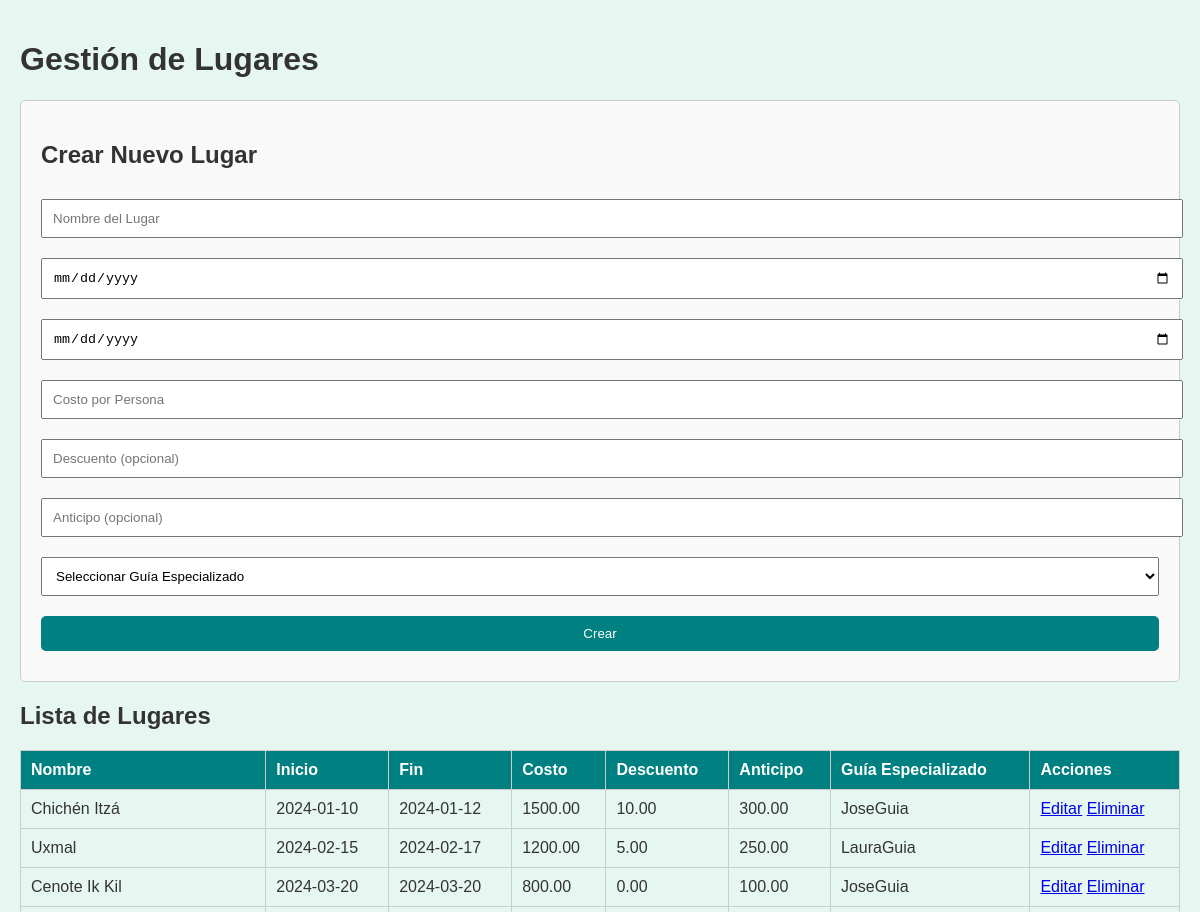
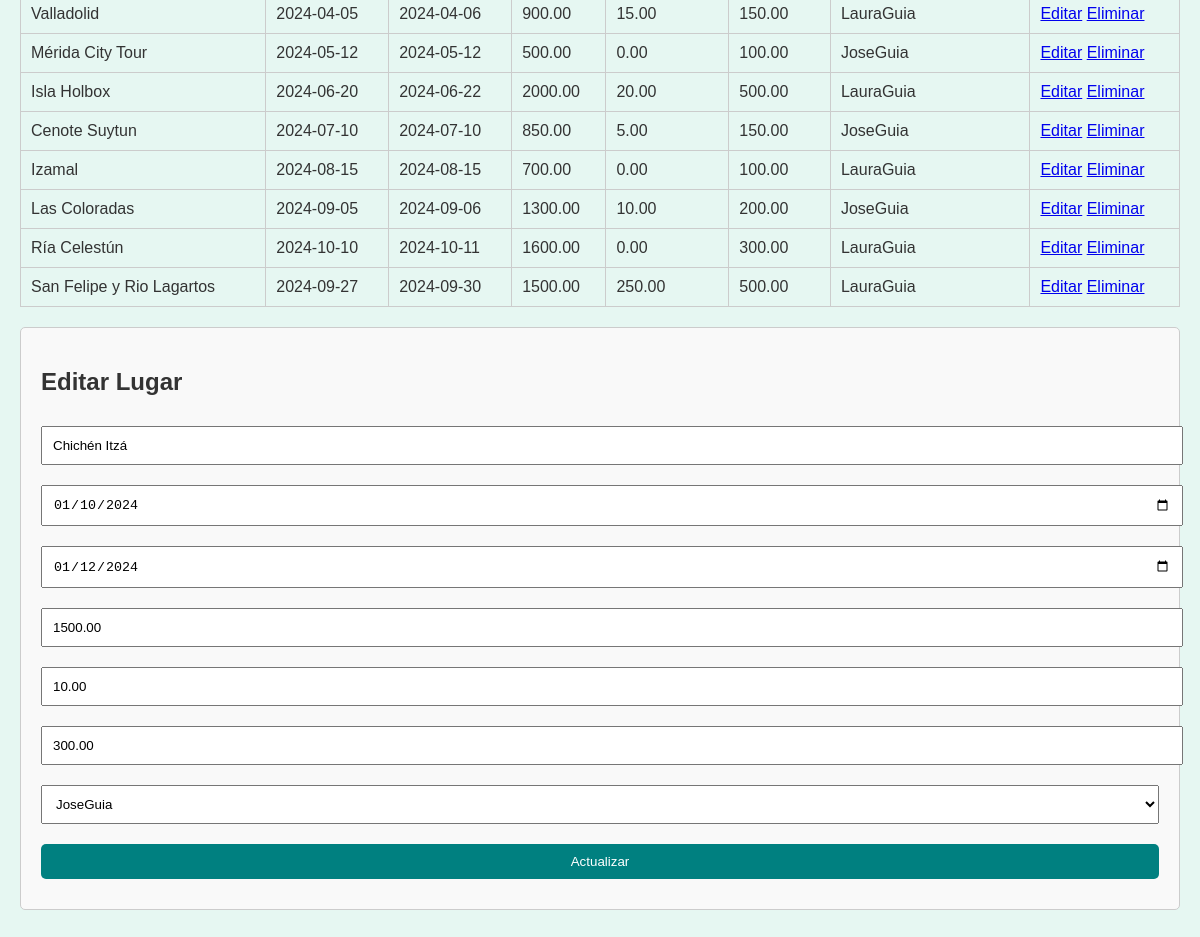
The app's page /lugares.php?edit=1 with its own data (2 pictures, top to bottom).
### tables this page shows
CREATE TABLE `lugares` (
  `id` int NOT NULL,
  `nombre_lugar` varchar(100) NOT NULL,
  `fecha_inicio` date NOT NULL,
  `fecha_fin` date NOT NULL,
  `costo_por_persona` decimal(10,2) NOT NULL,
  `descuento` decimal(5,2) DEFAULT '0.00',
  `anticipo` decimal(10,2) DEFAULT NULL,
  `guia_especializado` int DEFAULT NULL
);

CREATE TABLE `clientes` (
  `id` int NOT NULL,
  `rol` enum('admin','usuario','guia') NOT NULL,
  `nombre_usuario` varchar(50) NOT NULL,
  `correo` varchar(100) NOT NULL,
  `contrasena` varchar(255) NOT NULL
);

### lugares.php (the view, shortened to what this page needs)
<?php
include 'conexion.php';
$result = $conn->query("SELECT l.*, c.nombre_usuario AS guia_nombre
                        FROM lugares l
                        LEFT JOIN clientes c ON l.guia_especializado = c.id");
?>
<!DOCTYPE html>
<html lang="es">
<head>
</head>
<body>
<h1>Gestión de Lugares</h1>
<div class="form-container">
    <h2>Crear Nuevo Lugar</h2>
    <form method="POST" action="">
        <input type="text" name="nombre_lugar" placeholder="Nombre del Lugar" required>
        <input type="date" name="fecha_inicio" required>
        <input type="date" name="fecha_fin" required>
        <input type="number" step="0.01" name="costo_por_persona" placeholder="Costo por Persona" required>
        <input type="number" step="0.01" name="descuento" placeholder="Descuento (opcional)">
        <input type="number" step="0.01" name="anticipo" placeholder="Anticipo (opcional)">
        <select name="guia_especializado">
            <option value="">Seleccionar Guía Especializado</option>
        </select>
        <button type="submit" name="create">Crear</button>
    </form>
</div>
<h2>Lista de Lugares</h2>
<table>
    <tr>
        <th>Nombre</th>
        <th>Inicio</th>
        <th>Fin</th>
        <th>Costo</th>
        <th>Descuento</th>
        <th>Anticipo</th>
        <th>Guía Especializado</th>
        <th>Acciones</th>
    </tr>
    <?php while ($row = $result->fetch_assoc()): ?>
    <tr>
        <td><?php echo $row['nombre_lugar']; ?></td>
        <td><?php echo $row['fecha_inicio']; ?></td>
        <td><?php echo $row['fecha_fin']; ?></td>
        <td><?php echo $row['costo_por_persona']; ?></td>
        <td><?php echo $row['descuento'] ?: "N/A"; ?></td>
        <td><?php echo $row['anticipo'] ?: "N/A"; ?></td>
        <td><?php echo $row['guia_nombre'] ?: "Sin Asignar"; ?></td>
        <td>
            <a href="?edit=<?php echo $row['id']; ?>">Editar</a>
            <a href="?delete=<?php echo $row['id']; ?>" onclick="return confirm('¿Seguro que deseas eliminar este lugar?');">Eliminar</a>
        </td>
    </tr>
    <?php endwhile; ?>
</table>
<?php
if (isset($_GET['edit'])):
    $id = $_GET['edit'];
    $lugar = $conn->query("SELECT * FROM lugares WHERE id='$id'")->fetch_assoc();
?>
<div class="form-container">
    <h2>Editar Lugar</h2>
    <form method="POST" action="">
        <input type="text" name="nombre_lugar" value="<?php echo $lugar['nombre_lugar']; ?>" required>
        <input type="date" name="fecha_inicio" value="<?php echo $lugar['fecha_inicio']; ?>" required>
        <input type="date" name="fecha_fin" value="<?php echo $lugar['fecha_fin']; ?>" required>
        <input type="number" step="0.01" name="costo_por_persona" value="<?php echo $lugar['costo_por_persona']; ?>" required>
        <input type="number" step="0.01" name="descuento" value="<?php echo $lugar['descuento']; ?>">
        <input type="number" step="0.01" name="anticipo" value="<?php echo $lugar['anticipo']; ?>">
        <select name="guia_especializado">
            <?php
            $guias = $conn->query("SELECT id, nombre_usuario FROM clientes");
            while ($guia = $guias->fetch_assoc()) {
                $selected = $guia['id'] == $lugar['guia_especializado'] ? "selected" : "";
                echo "<option value='" . $guia['id'] . "' $selected>" . $guia['nombre_usuario'] . "</option>";
            }
            ?>
        </select>
        <button type="submit" name="update">Actualizar</button>
    </form>
</div>
<?php endif; ?>
</body>
</html>

### lugares.php (style rules this page uses)
body { font-family: Arial, sans-serif; background-color: #e6f7f2; color: #333; margin: 0; padding: 20px; }
table { width: 100%; border-collapse: collapse; margin-bottom: 20px; }
table, th, td { border: 1px solid #ccc; }
th, td { padding: 10px; text-align: left; }
th { background-color: #008080; color: white; }
button { background-color: #008080; color: white; border: none; padding: 10px 15px; cursor: pointer; border-radius: 5px; }
.form-container { background-color: #f9f9f9; padding: 20px; border: 1px solid #ccc; border-radius: 5px; margin-bottom: 20px; }
.form-container input, .form-container select, .form-container button { width: 100%; margin: 10px 0; padding: 10px; }

### records on screen
lugares: nombre_lugar "Chichén Itzá", fecha_inicio "2024-01-10", fecha_fin "2024-01-12", costo_por_persona "1500.00", descuento "10.00", anticipo "300.00", guia_especializado.nombre_usuario "JoseGuia", fecha_inicio "01/10/2024", fecha_fin "01/12/2024"
lugares: nombre_lugar "Uxmal", fecha_inicio "2024-02-15", fecha_fin "2024-02-17", costo_por_persona "1200.00", descuento "5.00", anticipo "250.00", guia_especializado.nombre_usuario "LauraGuia"
lugares: nombre_lugar "Cenote Ik Kil", fecha_inicio "2024-03-20", fecha_fin "2024-03-20", costo_por_persona "800.00", descuento "0.00", anticipo "100.00", guia_especializado.nombre_usuario "JoseGuia"
lugares: nombre_lugar "Valladolid", fecha_inicio "2024-04-05", fecha_fin "2024-04-06", costo_por_persona "900.00", descuento "15.00", anticipo "150.00", guia_especializado.nombre_usuario "LauraGuia"
lugares: nombre_lugar "Mérida City Tour", fecha_inicio "2024-05-12", fecha_fin "2024-05-12", costo_por_persona "500.00", descuento "0.00", anticipo "100.00", guia_especializado.nombre_usuario "JoseGuia"
lugares: nombre_lugar "Isla Holbox", fecha_inicio "2024-06-20", fecha_fin "2024-06-22", costo_por_persona "2000.00", descuento "20.00", anticipo "500.00", guia_especializado.nombre_usuario "LauraGuia"
lugares: nombre_lugar "Cenote Suytun", fecha_inicio "2024-07-10", fecha_fin "2024-07-10", costo_por_persona "850.00", descuento "5.00", anticipo "150.00", guia_especializado.nombre_usuario "JoseGuia"
lugares: nombre_lugar "Izamal", fecha_inicio "2024-08-15", fecha_fin "2024-08-15", costo_por_persona "700.00", descuento "0.00", anticipo "100.00", guia_especializado.nombre_usuario "LauraGuia"
lugares: nombre_lugar "Las Coloradas", fecha_inicio "2024-09-05", fecha_fin "2024-09-06", costo_por_persona "1300.00", descuento "10.00", anticipo "200.00", guia_especializado.nombre_usuario "JoseGuia"
lugares: nombre_lugar "Ría Celestún", fecha_inicio "2024-10-10", fecha_fin "2024-10-11", costo_por_persona "1600.00", descuento "0.00", anticipo "300.00", guia_especializado.nombre_usuario "LauraGuia"
lugares: nombre_lugar "San Felipe y Rio Lagartos", fecha_inicio "2024-09-27", fecha_fin "2024-09-30", costo_por_persona "1500.00", descuento "250.00", anticipo "500.00", guia_especializado.nombre_usuario "LauraGuia"

### other values on screen
form field guia_especializado "JoseGuia"
